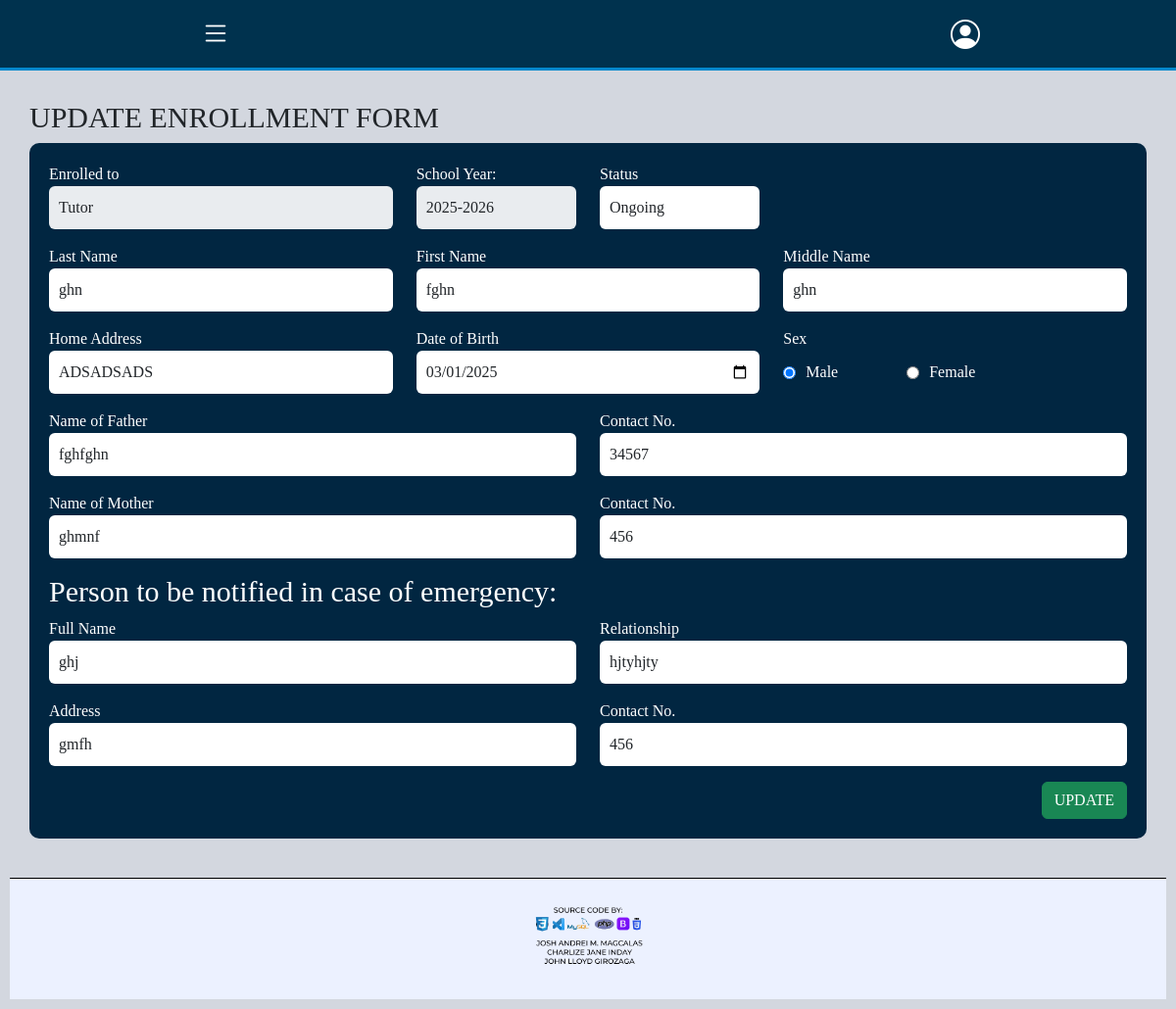
The page /website/update-enrollment-form.php?student_id=1 on the database as committed earlier.
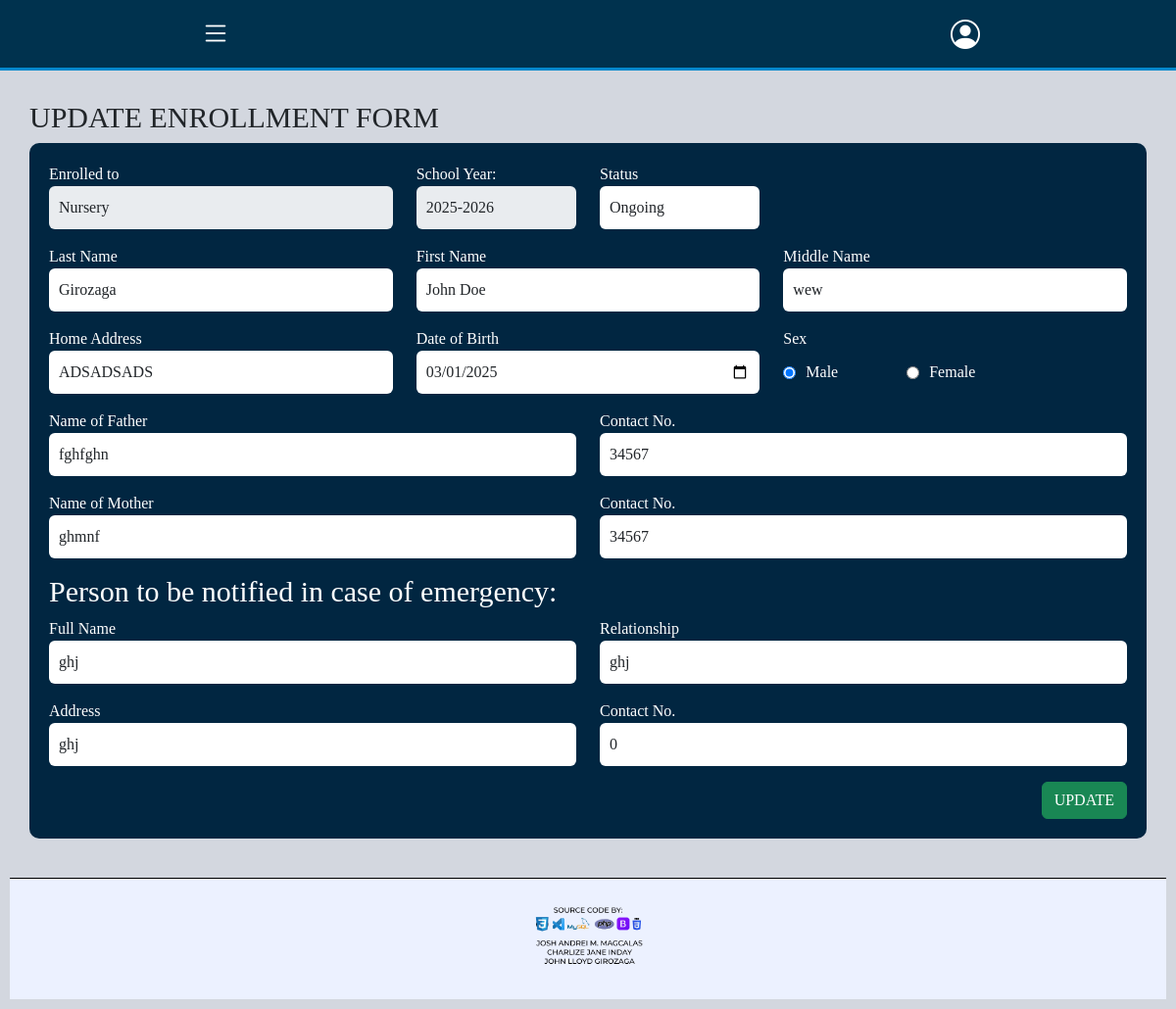
The same page on the database as committed later.
### tables this page shows
CREATE TABLE `tbl_student_info` (
  `student_id` int(11) NOT NULL,
  `enroll_category` enum('Nursery','Kindergarten_1','Kindergarten_2','Tutor') DEFAULT NULL,
  `schoolyear` varchar(10) DEFAULT NULL,
  `last_name` varchar(50) NOT NULL,
  `first_name` varchar(100) NOT NULL,
  `middle_name` varchar(50) DEFAULT NULL,
  `address` text NOT NULL,
  `birthdate` date NOT NULL,
  `sex` enum('Male','Female') NOT NULL,
  `parent1` varchar(50) DEFAULT NULL,
  `parent1_contact` int(12) DEFAULT NULL,
  `parent2` varchar(50) DEFAULT NULL,
  `parent2_contact` int(12) DEFAULT NULL,
  `emergency_fullname` varchar(50) NOT NULL,
  `emergency_relationship` varchar(50) NOT NULL,
  `emergency_address` text NOT NULL,
  `emergency_contact_no` int(12) NOT NULL,
  `created_by` int(11) DEFAULT NULL,
  `date_created` timestamp NOT NULL DEFAULT current_timestamp() ON UPDATE current_timestamp(),
  `updated_by` int(11) DEFAULT NULL,
  `date_updated` timestamp NOT NULL DEFAULT current_timestamp(),
  `isactive` tinyint(1) NOT NULL
);

### website/update-enrollment-form.php (the view, shortened to what the changed rows need)
<?php
include('../database/dbconnect.php');
if(isset($_GET["student_id"])){
    $student_id = $_GET["student_id"];
    $stmt = $conn->prepare("CALL get_tbl_student_info(1,?)");
    $stmt->bind_param("i", $student_id);
    $stmt->execute();
    $result = $stmt->get_result();
    if ($result->num_rows > 0) {
        $row = $result->fetch_assoc();
    } else {
        die("Student not found!");
    }
} else {
    die("Invalid request!");
}
$enroll_category = $row["enroll_category"];
$schoolyear = $row["schoolyear"];
$last_name = $row["last_name"];
$first_name = $row["first_name"];
$middle_name = $row["middle_name"];
$address = $row["address"];
$birthdate = $row["birthdate"];
$sex = $row["sex"];
$parent1 = $row["parent1"];
$parent1_contact = $row["parent1_contact"];
$parent2 = $row["parent2"];
$parent2_contact = $row["parent2_contact"];
$emergency_fullname = $row["emergency_fullname"];
$emergency_relationship = $row["emergency_relationship"];
$emergency_address = $row["emergency_address"];
$emergency_contact_no = $row["emergency_contact_no"];
?>
<!DOCTYPE html>
<html lang="en">
<head>
    <link rel="stylesheet" href="/bootstrap/css/bootstrap.css">
    <link href="https://cdn.jsdelivr.net/npm/bootstrap@5.3.2/dist/css/bootstrap.min.css" rel="stylesheet">
    <link href="https://cdn.jsdelivr.net/npm/bootstrap-icons/font/bootstrap-icons.css" rel="stylesheet">
    <link rel="stylesheet" href="https://cdnjs.cloudflare.com/ajax/libs/font-awesome/6.7.2/css/all.min.css">
</head>
<body>
    <div class="container">
        <h2 class="text-align">UPDATE ENROLLMENT FORM</h2>
        <div class="form-container">
            <form method="POST" action="../database/db_update-student.php">
                <div class="row mb-3">
                    <div class="col-4">
                        <label>Enrolled to</label>
                        <select class="form-control" id="enroll_category" name="enroll_category" disabled>
                            <option value="Nursery" <?= ($enroll_category == "Nursery") ? 'selected' : ''; ?>>Nursery</option>
                            <option value="Tutor" <?= ($enroll_category == "Tutor") ? 'selected' : ''; ?>>Tutor</option>
                        </select>
                    </div>
                    <div class="col-2">
                        <label>School Year:</label>
                        <input type="text" class="form-control" id="schoolyear" name="schoolyear" value="<?php echo $schoolyear; ?>" disabled>
                    </div>
                </div>
                <div class="row mb-3">
                    <div class="col">
                        <label>Last Name</label>
                        <input type="text" class="form-control" id="last_name" name="last_name" value="<?php echo $last_name; ?>">
                    </div>
                    <div class="col">
                        <label>First Name</label>
                        <input type="text" class="form-control" id="first_name" name="first_name" value="<?php echo $first_name; ?>">
                    </div>
                    <div class="col">
                        <label>Middle Name</label>
                        <input type="text" class="form-control" id="middle_name" name="middle_name" value="<?php echo $middle_name; ?>">
                    </div>
                </div>
                <div class="row mb-3">
                    <div class="col"><label>Home Address</label>
                        <input type="text" class="form-control" id="address" name="address" value="<?php echo $address; ?>">
                    </div>
                    <div class="col"><label>Date of Birth</label>
                        <input type="date" class="form-control" id="birthdate" name="birthdate" value="<?php echo $birthdate; ?>">
                    </div>
                    <div class="col">
                        <div class="radio-group">
                        <input type="radio" id="male" name="sex" value="Male" <?= ($sex == "Male") ? 'checked' : ''; ?>>
                        <label for="male">Male</label>
                        <input type="radio" id="female" name="sex" value="Female" <?= ($sex == "Female") ? 'checked' : ''; ?>>
                        <label for="female">Female</label>
                        </div>
                    </div>
                </div>
                <div class="row mb-3">
                    <div class="col">
                        <label>Name of Father</label>
                        <input type="text" class="form-control" id="parent1" name="parent1" value="<?php echo $parent1; ?>">
                    </div>
                    <div class="col">
                        <label>Contact No.</label>
                        <input type="text" class="form-control" id="parent1_contact" name="parent1_contact" value="<?php echo $parent1_contact; ?>">
                    </div>
                </div>
                <div class="row mb-3">
                    <div class="col">
                        <label>Name of Mother</label>
                        <input type="text" class="form-control" id="parent2" name="parent2" value="<?php echo $parent2; ?>">
                    </div>
                    <div class="col">
                        <label>Contact No.</label>
                        <input type="text" class="form-control" id="parent2_contact" name="parent2_contact" value="<?php echo $parent2_contact; ?>">
                    </div>
                </div>
                <div class="row mb-3">
                    <div class="col">
                        <label>Full Name</label>
                        <input type="text" class="form-control" id="emergency_fullname" name="emergency_fullname" value="<?php echo $emergency_fullname; ?>">
                    </div>
                    <div class="col">
                        <label>Relationship</label>
                        <input type="text" class="form-control" id="emergency_relationship" name="emergency_relationship" value="<?php echo $emergency_relationship; ?>">
                    </div>
                </div>
                <div class="row mb-3">
                    <div class="col">
                        <label>Address</label>
                        <input type="text" class="form-control" id="emergency_address" name="emergency_address" value="<?php echo $emergency_address; ?>">
                    </div>
                    <div class="col">
                        <label>Contact No.</label>
                        <input type="text" class="form-control" id="emergency_contact_no" name="emergency_contact_no" value="<?php echo $emergency_contact_no; ?>">
                    </div>
                </div>
            </form>
        </div>
    </div>
</body>
</html>

Rows that differ between the two databases and show on the page:
changed tbl_student_info "ADSADSADS": enroll_category "Tutor" → "Nursery"; last_name "ghn" → "Girozaga"; first_name "fghn" → "John Doe"; middle_name "ghn" → "wew"; parent2_contact "456" → "34567"; emergency_relationship "hjtyhjty" → "ghj"; emergency_address "gmfh" → "ghj"; emergency_contact_no "456" → "0"
